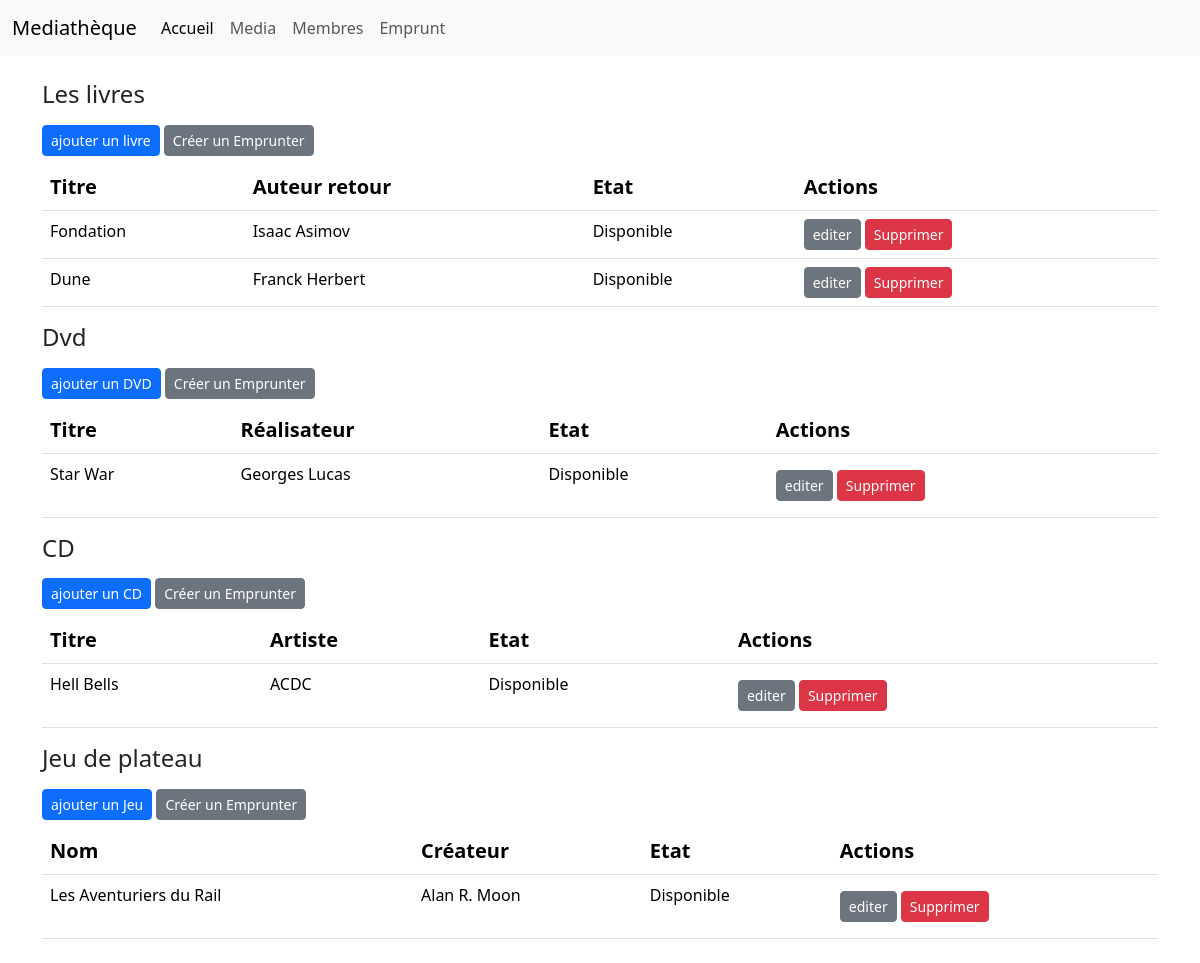
Screenshot of /bibliothecaire/ with the database file from the repository.
### bibliothecaire/models.py (models this page shows, shortened)
class Media(models.Model):
    title = models.CharField('Titre', max_length=200)
    available = models.BooleanField('Disponible', default=True)
    class Meta:
        abstract = True

class Book(Media):
    author = models.CharField( 'Auteur', max_length=150)
    class Meta:
        verbose_name = "livre"

class Dvd(Media):
    realizator = models.CharField( 'Réalisateur', max_length=150)
    class Meta:
        verbose_name = "DVD"

class Cd(Media):
    artist = models.CharField('Artiste', max_length=150)
    class Meta:
        verbose_name = "CD"

class BoardGame(models.Model):
    name = models.CharField('Nom', max_length=200)
    creator = models.CharField('Créateur', max_length=150)
    available = models.BooleanField('Disponible', default=True)
    class Meta:
        verbose_name = "Jeu de Plateau"

### bibliothecaire/views.py (the view)
# urls.py: path("", views.listing, name="listing"),
def listing(request):
    books = Book.objects.all()
    dvds = Dvd.objects.all()
    cds = Cd.objects.all()
    boardgames = BoardGame.objects.all()
    return render(request, "bibliothecaire/listing.html", {
        'books': books,
        'dvds': dvds,
        'cds' : cds,
        'boardgames' : boardgames
        })
    """_summary_listing all emprunt
    """

### bibliothecaire/templates/bibliothecaire/listing.html
{% extends 'bibliothecaire/base.html' %}
{% block content %}
    <h4 class="mt-2">Les livres</h4>
    <a class="btn btn-primary btn-sm my-2" href=" {% url 'create-book' %} "
    >ajouter un livre</a
    >
    <a
    class="btn btn-secondary btn-sm my-2"
    href=" {% url 'create-emprunt-book' %} "
    >Créer un Emprunter</a
    >
    <table class="table">
        <thead>
            <tr>
                <th class="fs-5">Titre</th>
                <th class="fs-5">Auteur retour</th>
                <th class="fs-5">Etat</th>
                <th class="fs-5" colspan="2">Actions</th>
                </tr>
        </thead>
        <tbody>
            {% for book in books %}
            <tr>
                <td>{{book.title}}</td>
                <td>{{book.author}}</td>
                <td>
                    {% if book.available %}
                    <p class="card-text">Disponible</p>
                    {% else %}
                    <p class="card-text">Réserver</p>
                    {% endif %}
                </td>
                <td>
                    <a
                    class="btn btn-secondary btn-sm"
                    href=" {% url 'detail-book' book_id=book.id %} "
                    >editer</a
                    >
                    <a
                    class="btn btn-danger btn-sm"
                    href=" {% url 'delete-book' book_id=book.id %} "
                    >Supprimer</a
                    >
                </td>
            </tr>
            {% endfor %}
        </tbody>
    </table>
    <h4 class="mt-2">Dvd</h4>
    <a class="btn btn-primary btn-sm my-2" href=" {% url 'dvd-create' %} "
    >ajouter un DVD</a
    >
    <a class="btn btn-secondary btn-sm my-2" href=" {% url 'emprunt-dvd-create' %} "
    >Créer un Emprunter</a
    >
    <table class="table">
    <thead>
        <tr>
            <th class="fs-5">Titre</th>
            <th class="fs-5">Réalisateur</th>
            <th class="fs-5">Etat</th>
            <th class="fs-5" >Actions</th>
        </tr>
    </thead>
    <tbody>
        {% for dvd in dvds %}
        <tr>
        <td>{{dvd.title}}</td>
        <td>{{dvd.realizator}}</td>
        <td>
            {% if dvd.available %}
            <p class="card-text">Disponible</p>
            {% else %}
            <p class="card-text">Réserver</p>
            {% endif %}
        </td>
        <td>
            <a
            class="btn btn-secondary btn-sm my-2"
            href=" {% url 'detail-dvd' dvd_id=dvd.id %} "
            >editer</a
            >
            <a
            class="btn btn-danger btn-sm"
            href=" {% url 'delete-dvd' dvd_id=dvd.id %} "
            >Supprimer</a
            >
        </td>
        </tr>
        {% endfor %}
    </tbody>
    </table>
    <h4 class="mt-2">CD</h4>
    <a class="btn btn-primary btn-sm my-2" href=" {% url 'cd-create' %} ">ajouter un CD</a>
    <a class="btn btn-secondary btn-sm my-2" href=" {% url 'emprunt-cd-create' %} "
    >Créer un Emprunter</a
    >
    <table class="table">
    <thead>
        <tr>
            <th class="fs-5">Titre</th>
            <th class="fs-5">Artiste</th>
            <th class="fs-5">Etat</th>
            <th class="fs-5" colspan="2">Actions</th>
        </tr>
    </thead>
    <tbody>
        {% for cd in cds %}
        <tr>
        <td>{{cd.title}}</td>
        <td>{{cd.artist}}</td>
        <td>
            {% if cd.available %}
            <p class="card-text">Disponible</p>
            {% else %}
            <p class="card-text">Réserver</p>
            {% endif %}
        </td>
        <td>
            <a
            class="btn btn-secondary btn-sm my-2"
            href=" {% url 'detail-cd' cd_id=cd.id %} "
            >editer</a
            >
            <a
            class="btn btn-danger btn-sm"
            href=" {% url 'delete-cd' cd_id=cd.id %} "
            >Supprimer</a
            >
        </td>
        </tr>
        {% endfor %}
    </tbody>
    </table>
    <h4 class="mt-2">Jeu de plateau</h4>
    <a class="btn btn-primary btn-sm my-2" href=" {% url 'boardgame-create' %} "
    >ajouter un Jeu</a
    >
    <a class="btn btn-secondary btn-sm my-2" href=" {% url 'emprunt-boardgame-create' %} "
    >Créer un Emprunter</a
    >
    <table class="table">
    <thead>
        <tr>
            <th class="fs-5">Nom</th>
            <th class="fs-5">Créateur</th>
            <th class="fs-5">Etat</th>
            <th class="fs-5" colspan="2">Actions</th>
        </tr>
    </thead>
    <tbody>
        {% for boardgame in boardgames %}
        <tr>
        <td>{{boardgame.name}}</td>
        <td>{{boardgame.creator}}</td>
        <td>
            {% if boardgame.available %}
            <p class="card-text">Disponible</p>
            {% else %}
            <p class="card-text">Réserver</p>
            {% endif %}
        </td>
        <td>
            <a
            class="btn btn-secondary btn-sm my-2"
            href=" {% url 'detail-boardgame' boardgame_id=boardgame.id %} "
            >editer</a
            >
            <a
            class="btn btn-danger btn-sm"
            href=" {% url 'delete-boardgame' boardgame_id=boardgame.id %} "
            >Supprimer</a
            >
        </td>
        </tr>
        {% endfor %}
    </tbody>
    </table>
{% endblock %}

### rows the page displays
Book: title "Fondation", author "Isaac Asimov", available "Disponible"
Book: title "Dune", author "Franck Herbert", available "Disponible"
Dvd: title "Star War", realizator "Georges Lucas", available "Disponible"
Cd: title "Hell Bells", artist "ACDC", available "Disponible"
BoardGame: name "Les Aventuriers du Rail", creator "Alan R. Moon", available "Disponible"
